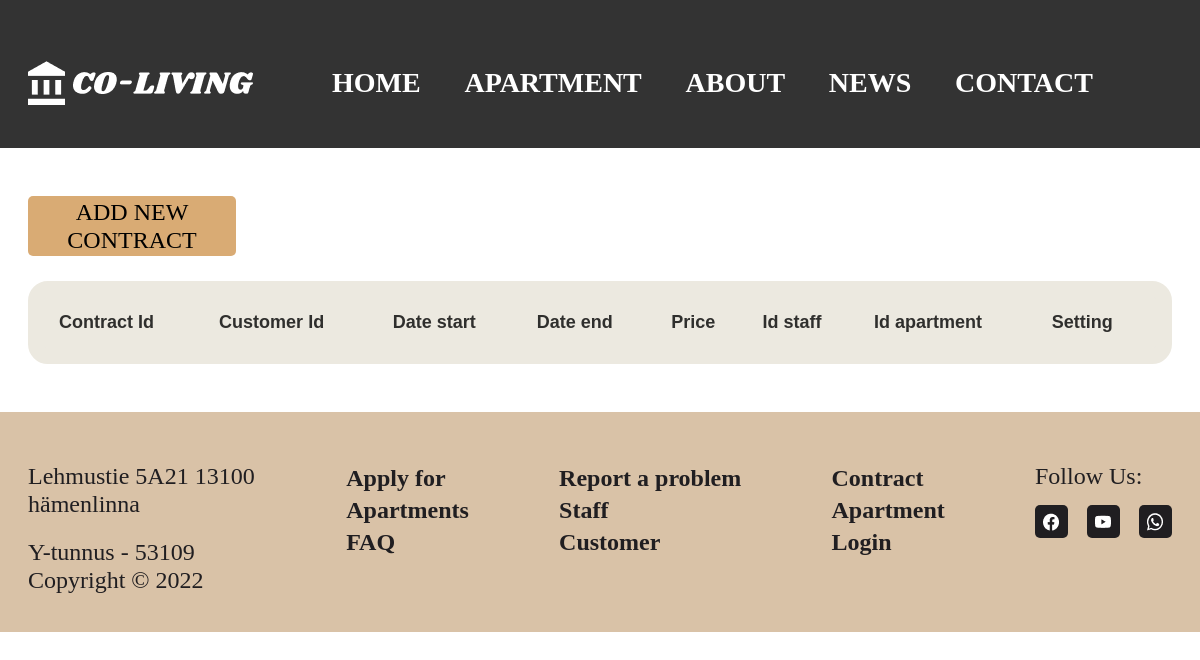
The page /coliving/main/admin.php on the database as committed earlier.
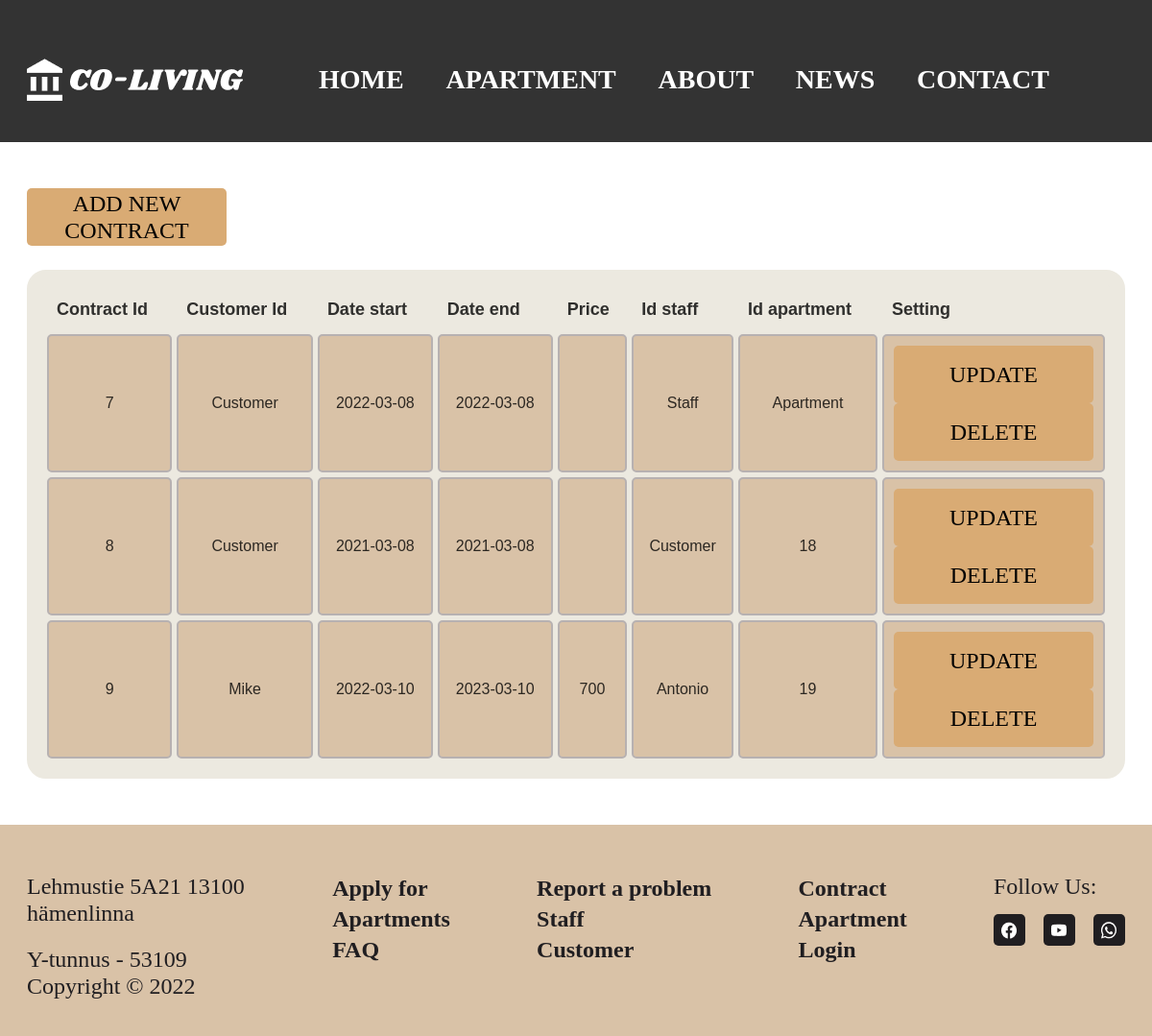
The same page on the database as committed later.
### tables this page shows
CREATE TABLE `Contract` (
  `ID_contract` int(11) NOT NULL,
  `ID_customer` varchar(30) NOT NULL,
  `Date_start` date NOT NULL,
  `Date_end` date NOT NULL,
  `Price` varchar(10) NOT NULL,
  `ID_staff` varchar(30) NOT NULL,
  `ID_apartment` varchar(10) NOT NULL
);

### coliving/main/admin.php (the view, shortened to what this page needs)
<link rel="stylesheet" href="../css/style.css">
<?php
include '../components/connect.php';
include '../components/header.php';
?>
<div class="container my-5">
    <button class="btn btn-primary"> <a href="add_contract.php" class="text-light"> Add new contract </a>
    </button>
    <table class="table">
        <thead>
            <tr>
                <th scope="col">Contract Id</th>
                <th scope="col">Customer Id</th>
                <th scope="col">Date start</th>
                <th scope="col">Date end</th>
                <th scope="col">Price</th>
                <th scope="col">Id staff</th>
                <th scope="col">Id apartment</th>
                <th scope="col">Setting</th>
            </tr>
        </thead>
        <tbody>
            <?php
            $sql =   "SELECT * FROM `Contract`";
            $result = mysqli_query($conn, $sql);
            if ($result) {
                while ($row = mysqli_fetch_assoc($result)) {
                    $contractid = $row['ID_contract'];
                    $customerid = $row['ID_customer'];
                    $datestart = $row['Date_start'];
                    $dateend = $row['Date_end'];
                    $price = $row['Price'];
                    $staffid = $row['ID_staff'];
                    $apartmentid = $row['ID_apartment'];
                    echo '<tr>
             <td scope="row">' . $contractid . '</td>
             <td>' . $customerid . '</td>
             <td>' . $datestart . '</td>
             <td>' . $dateend . '</td>
             <td>' . $price . '</td>
             <td>' . $staffid . '</td>
             <td>' . $apartmentid . '</td>
             <td>
             <button class="btn btn-primary" >  <a href= "update_contract.php?updateid=' . $contracrid . '" class= "text-light"> Update </a>  </button>
             <button class="btn btn-danger" >  <a href= "delete_contract.php?deleteid=' . $contractid . '" class= "text-light"> Delete </a>  </button>
             </td>
           </tr>';
                }
            }
            ?>
        </tbody>
    </table>
</div>
<?php include '../components/footer.php'; ?>

### coliving/components/header.php (shortened to what this page needs)
<header>
    <div class="container">
        <div class="row">
            <div class="logo"><a href="index.php"><img src="../image/logo.png" alt="logo"></a></div>
            <ul class="menu">
                <a href="../main/index.php">
                    <li class="menu_link ">Home</li>
                </a>
                <a href="../main/apartment_list.php">
                    <li class="menu_link">Apartment</li>
                </a>
                <a href="../main/about_us.php">
                    <li class="menu_link ">About</li>
                </a>
                <a href="#">
                    <li class="menu_link">News</li>
                </a>
                <a href="../main/contact.php">
                    <li class="menu_link">Contact</li>
                </a>
            </ul>
        </div>
    </div>
</header>

### coliving/components/footer.php (shortened to what this page needs)
<footer class="footer">
    <div class="container">
        <div class="footer_wrapper">
            <div class="footer_column">
                <div class="footer_adress">
                    Lehmustie 5A21
                    13100 hämenlinna
                </div>
                <div class="footer_copy">
                    Y-tunnus - 53109
                    Copyright © 2022
                </div>
            </div>
            <div class="footer_column">
                <ul class="footer_menu">
                    <a href="#">
                        <li>Apply for</li>
                    </a>
                    <a href="#">
                        <li>Apartments</li>
                    </a>
                    <a href="#">
                        <li>FAQ</li>
                    </a>
                </ul>
            </div>
            <div class="footer_column">
                <ul class="footer_menu">
                    <a href="">
                        <li>Report a problem</li>
                    </a>
                    <a href="../main/staff_list.php">
                        <li>Staff</li>
                    </a>
                    <a href="../main/customer_list.php">
                        <li>Customer</li>
                    </a>
                </ul>
            </div>
            <div class="footer_column">
                <ul class="footer_menu">
                    <a href="../main/contract_list.php">
                        <li>Contract</li>
                    </a>
                    <a href="../main/apartment_admin.php">
                        <li>Apartment</li>
                    </a>
                    <a href="../main/login.php">
                        <li>Login</li>
                    </a>
                </ul>
            </div>
            <div class="footer_column">
                <div class="footer_title">
                    Follow Us:
                </div>
                <div class="footer_social">
                    <a href="#" class="a_btn"><img src="../icons/facebook.png" alt=""></a>
                    <a href="#"><img src="../icons/youtube.png" alt=""></a>
                    <a href="#"><img src="../icons/whatsapp.png" alt=""></a>
                </div>
            </div>
        </div>
    </div>
</footer>
</body>
</html>

### coliving/css/style.css (style rules this page uses)
* { margin: 0; padding: 0; box-sizing: border-box; }
.container { position: relative; margin: 0 auto; max-width: 1192px; padding: 0px 24px; }
header { position: relative; background-color: rgba(0, 0, 0, 0.8); height: 148px; }
.row { display: flex; flex-direction: row; align-items: center; padding-top: 55px; }
.menu { display: flex; flex-direction: row; justify-content: space-between; padding: 13px 79px; list-style: none; font-family: Archivo; font-style: normal; font-weight: bold; font-size: 28px; line-height: 30px; text-transform: uppercase; color: #FFFFFF; width: 100%; }
.menu a { text-decoration: none; color: #fff; }
.footer { min-height: 220px; background: #D9C2A7; }
.table { font-family: sans-serif; text-align: left; width: 100%; border-collapse: separate; border-spacing: 5px; background: #ece9e0; color: rgba(0, 0, 0, 0.8); border: 16px solid #ece9e0; margin: 25px 0; border-radius: 20px; }
.table th { font-size: 18px; padding: 10px; }
.table td { background: #D9C2A7; padding: 10px; border-radius: 5px; border-style: solid; text-align: center; border: 2px solid #B7B1B1; }
.table td:last-child { width: 180px; }
.btn { display: flex; justify-content: center; align-items: center; width: 208px; height: 60px; background: #D9AB74; border:none; border-radius: 5px; cursor: pointer; }
.btn a { font-family: Judson; font-style: normal; font-weight: normal; font-size: 24px; line-height: 28px; text-transform: uppercase; color: #000000; text-decoration: none; }
.mb-5, .my-5 { margin-bottom: 3rem; margin-top: 3rem; }
.footer_wrapper { display: flex; flex-direction: row; justify-content: space-between; }
.footer_column { margin-top: 50px; }
.footer_adress { font-family: Judson; font-style: normal; font-weight: normal; font-size: 24px; line-height: 28px; color: #201E21; width: 228px; }
.footer_copy { font-family: Judson; font-style: normal; font-weight: normal; font-size: 24px; line-height: 28px; color: #201E21; margin-top: 20px; width: 228px; }
.footer_menu { list-style-type: none; font-family: Judson; font-style: normal; font-weight: bold; font-size: 24px; line-height: 32px; color: #201E21; }
.footer_menu a { color: #201E21; text-decoration: none; }
.footer_title { font-family: Judson; font-style: normal; font-weight: normal; font-size: 24px; line-height: 28px; color: #201E21; }
.footer_social { margin-top: 15px; min-width: 137px; display: flex; flex-direction: row; justify-content: space-between; }
.footer_social a { display: flex; justify-content: center; align-items: center; background: #201E21; width: 33px; height: 33px; border-radius: 5px; }

Rows that differ between the two databases and show on the page:
added contract: ID_contract "7", ID_customer "Customer", Date_start "2022-03-08", Date_end "2022-03-08", ID_staff "Staff", ID_apartment "Apartment"
added contract: ID_contract "8", ID_customer "Customer", Date_start "2021-03-08", Date_end "2021-03-08", ID_staff "Customer", ID_apartment "18"
added contract: ID_contract "9", ID_customer "Mike", Date_start "2022-03-10", Date_end "2023-03-10", Price "700", ID_staff "Antonio", ID_apartment "19"
